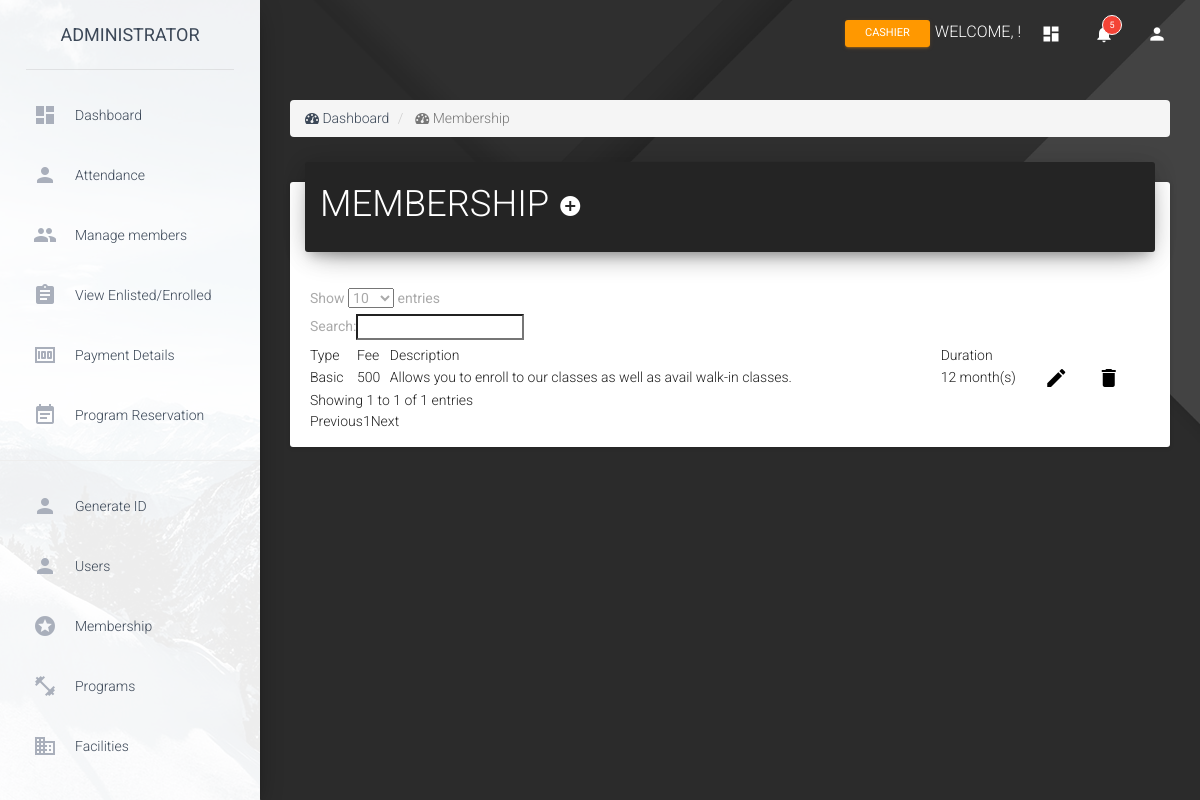
The page /ADMIN/admin_membership.php on the database its author committed.
### tables this page shows
CREATE TABLE `tbl_membership` (
  `membership_id` int(11) NOT NULL,
  `membershipname` varchar(200) NOT NULL,
  `membershipfee` double NOT NULL,
  `descr` varchar(500) NOT NULL,
  `duration` int(11) NOT NULL
);

### ADMIN/admin_membership.php (the view, shortened to what this page needs)
<!doctype html>
<html lang="en">
<head>
    <?php include 'head.php'; ?>
    <link rel="stylesheet" type="text/css" href="//cdnjs.cloudflare.com/ajax/libs/material-design-lite/1.1.0/material.min.css">
    <link rel="stylesheet" type="text/css" href="https://cdn.datatables.net/1.10.16/css/dataTables.material.min.css">
</head>
<body>
    <div class="wrapper" style="background: url('Dark_background_1920x1080.png')
    center top no-repeat; background-size: cover;">
        <?php include 'sidebar.php'; ?>
        <div class="main-panel">
            <?php include 'nav.php'; ?>
            <div class="content">
                <div class="container-fluid">
                    <ol class='breadcrumb'>
                        <li>
                            <i class='fa fa-dashboard'></i> Dashboard
                        </li>
                        <li class='active'>
                            <i class='fa fa-dashboard'></i> Membership
                        </li>
                    </ol>
                    <div class="card">
                        <div class="card-header" style="background-color: #242424;">
                                  <h2 class="title">MEMBERSHIP
                                  <a href ='javascript:;' data-toggle ='modal' data-target ='#addmembership'><i class='material-icons' style = 'color:white;'>add_circle</i></a>
                                </h2>
                        </div>
                        <div class="card-content">
                            <table id="example" class="mdl-data-table" cellspacing="0" width="100%">
                                <thead>
                                    <tr>
                                        <td>Type</td>
                                        <td>Fee</td>
                                        <td>Description</td>
                                        <td>Duration</td>
                                        <td></td>
                                    </tr>
                                </thead>
                                <tbody>
            <?php
                                    $membershipSel = mysqli_query($conn, "SELECT * FROM tbl_membership ORDER BY membership_id ASC");
                                    while($show = mysqli_fetch_array($membershipSel))
                                    {
                                        $membership_id = $show['membership_id'];
                                        $membershipname = $show['membershipname'];
                                        $membershipfee = $show['membershipfee'];
                                        $descr = $show['descr'];
                                        $duration = $show['duration'];
            ?>
                                        <tr>
                                            <td><?php echo $membershipname; ?></td>
                                            <td><?php echo $membershipfee; ?></td>
                                            <td><?php echo $descr; ?></td>
                                            <td><?php echo $duration . " month(s)" ;?></td>
                                            <div class="btn-group" role="group" aria-label="...">
                                              <td>
                                                <a href="#edit<?php echo $membership_id;?>" href ="javascript:;" data-toggle ="modal" title = "edit"> <i class="material-icons" style ="padding-right:25px; color:black;">edit</i></a>
                                                <a href="#delete<?php echo $membership_id;?>" href ="javascript:;" data-toggle ="modal" title = "delete"><i class = "material-icons" style = 'color:black;'>delete</i></a>
                                              </td>
                                            </div>
                                        </tr>
            <?php
                                    }
            ?>
                                </tbody>
                            </table>
                        </div>
                    </div>
                </div>
            </div>
        </div>
    </div>
</body>
</html>

### rows shown on the page
tbl_membership: membershipname "Basic", membershipfee "500", descr "Allows you to enroll to our classes as well as avail walk-in classes.", duration "12"
